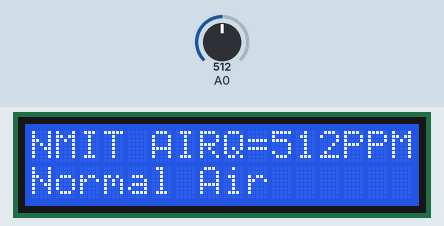
This sketch was run on a simulated Arduino Uno, built with avr-gcc and run on an emulated ATmega328P. On the bench: 16×2 character LCD. The test bench sets the inputs (shaded band); at power-on: A0 = 512. What the sketch prints to the serial monitor is not drawn.

Above: at 1.2 s.
1.3 s: A0 set to 364
At 2.0 s:
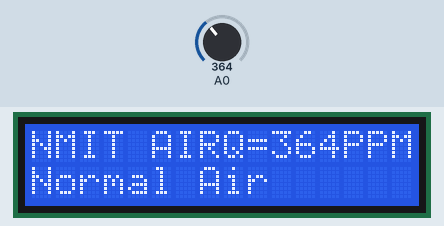
3.0 s: A0 set to 342
At 3.8 s:
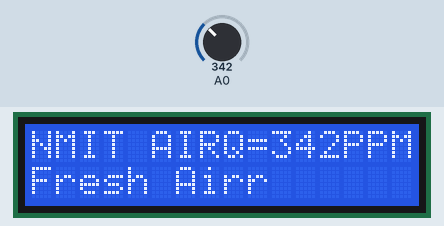
4.6 s: A0 set to 266
At 5.6 s:
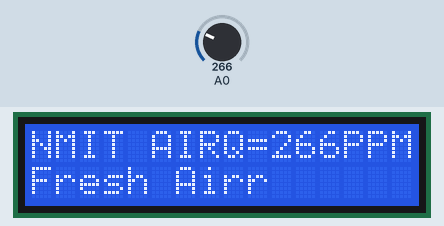
6.1 s: A0 set to 232
At 7.3 s:
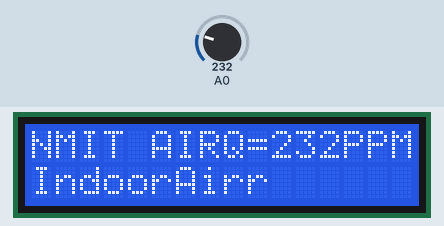
7.6 s: A0 set to 1010
At 8.0 s:
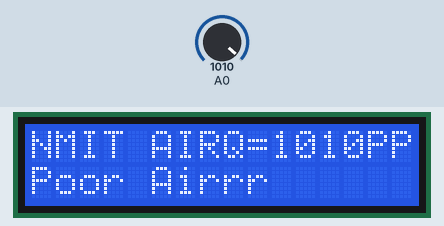
9.1 s: A0 set to 240
At 9.7 s:
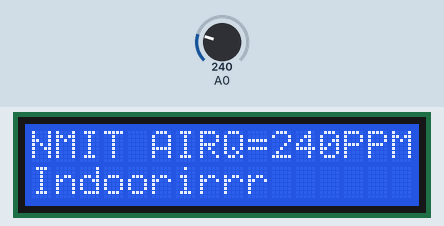
Timing chart, 0 to 11.6 s (numbered marks = the images above; inputs shaded):
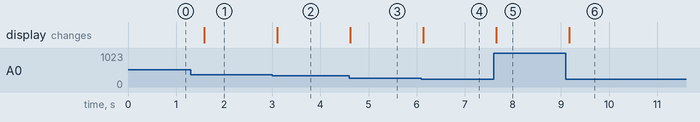

Measured:
- the behaviour switches between 350 and 349 on A0 (found by bisection; images 1 and 2)
- the behaviour switches between 250 and 249 on A0 (found by bisection; images 3 and 4)
- after the input at 1.3 s, the display: changes after 0.29 s (image 1)
- after the input at 3.0 s, the display: changes after 0.10 s (image 2)
- after the input at 4.6 s, the display: changes at once (image 3)
- after the input at 6.1 s, the display: changes at once (image 4)
- after the input at 7.6 s, the display: changes after 0.06 s (image 5)
- after the input at 9.1 s, the display: changes after 0.07 s (image 6)

The sketch:

airquality.ino.ino
```cpp
#include<SoftwareSerial.h>
#include<LiquidCrystal.h>
int sensorValue;
const int rs=12, en=11, d4=5, d5=4, d6=3, d7=2;
LiquidCrystal lcd(rs,en,d4,d5,d6,d7);
void setup()
{
  lcd.begin(16,2);
  Serial.begin(9600);           //  sets the serial port to 9600
}
void loop()
{
  sensorValue=analogRead(0);    //  read analog input pin 0


Serial.print("AIRQ=");
Serial.print(sensorValue,DEC);   // prints the value read
Serial.println("PPM");
lcd.setCursor(0,0);
lcd.print("NMIT AIRQ=");
lcd.print(sensorValue,DEC);
lcd.print("PPM");
lcd.println("          ");
lcd.print("  ");
lcd.setCursor(0,1);
if(sensorValue<250)
{
  lcd.print("Indoor");
}
else if(sensorValue>=250 and sensorValue<350)
{
  lcd.print("Fresh Air");
}
else if(sensorValue>=350 and sensorValue<1000)
{
  lcd.print("Normal Air");
}
else if(sensorValue>=1000 and sensorValue<=2000)
{
  lcd.print("Poor Air");
}
else
  lcd.print("Toxic Air");


delay(500);                       //  wait 500ms for next reading

}
```
